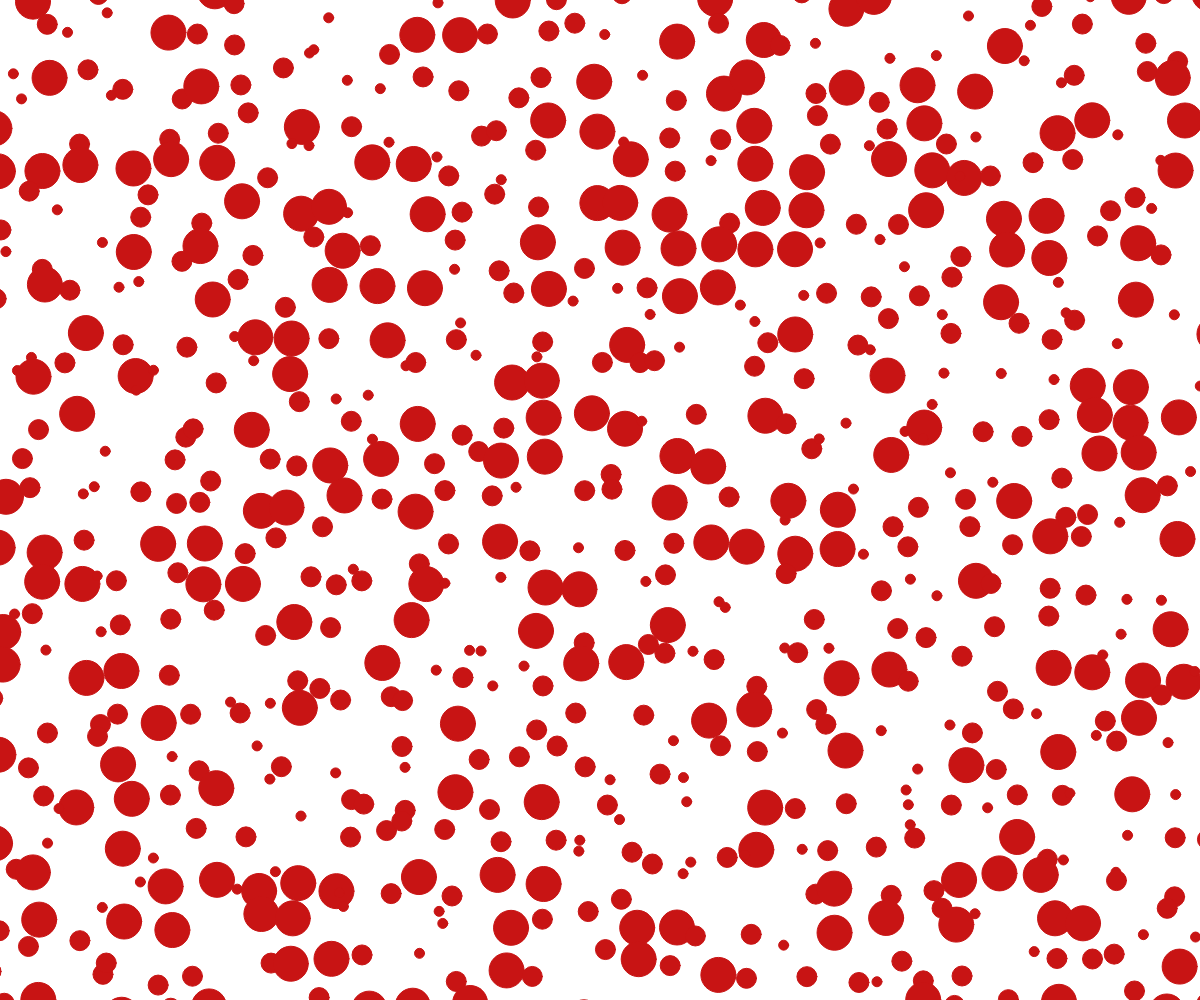
Frame 1 (no input)
Frame 60 (no input): identical to frame 1, image omitted
Frame 120 (the mouse pressed at the canvas centre since frame 60): identical to frame 1, image omitted

The p5.js sketch that drew this single still picture (run headless with seeded random() and noise() and a simulated clock; from frame 60 on, the mouse is pressed at the canvas centre):

// p5.js sketch
// ── sketch.js
let diamSmall = 10;
let diamMedium = 20;
let diamLarge = 35;

function setup() {
  createCanvas(windowWidth, windowHeight);
}

function draw() {
  background("white");
  randomSeed(1010);

  stroke(200, 20, 20);
  fill(200, 20, 20);

  for (let x = 0; x < width + diamLarge; x += 1.2 * diamLarge) {
    for (let y = 0; y < height + diamLarge; y += 1.2 * diamLarge) {
      if (random() < 0.3) {
        let xOffset = random(-diamSmall, diamSmall);
        let yOffset = random(-diamSmall, diamSmall);
        ellipse(x + xOffset, y + yOffset, diamLarge, diamLarge);
      } else if (random() < 0.6) {
        let xOffset = random(-diamMedium, diamMedium);
        let yOffset = random(-diamMedium, diamMedium);
        ellipse(x + xOffset, y + yOffset, diamMedium, diamMedium);
      } else {
        let xOffset = random(-diamLarge, diamLarge);
        let yOffset = random(-diamLarge, diamLarge);
        ellipse(x + xOffset, y + yOffset, diamSmall, diamSmall);
      }
    }
  }
}
